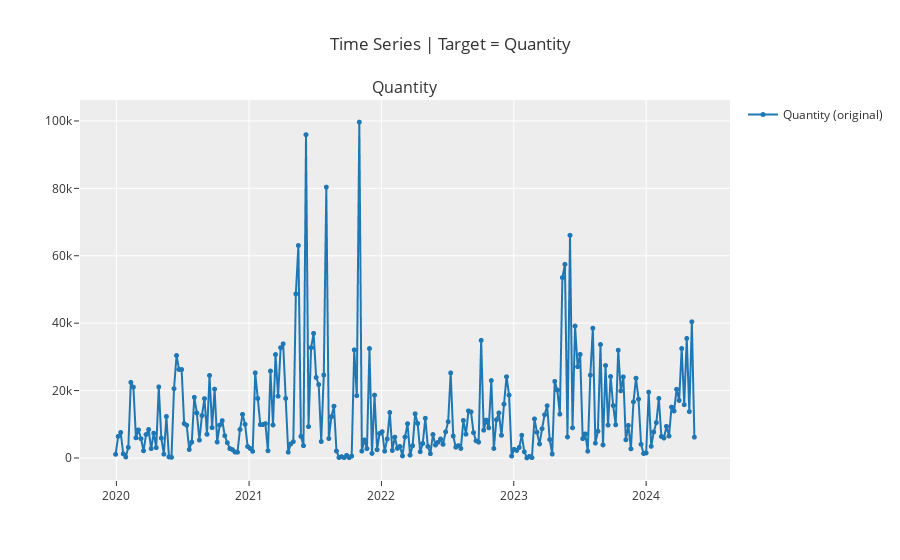

Notebook source saved alongside this figure:
### Code cell
exp.plot_model(plot="ts")

### Figure 1 — Plotly figure (JSON) as saved in the notebook; plotly's stock layout.template omitted (floating-point values rounded to 4 significant figures; data arrays with more than 128 entries replaced by an {"elided": "..."} marker saying what was removed)
{"data": [{"line": {"color": "rgb(31, 119, 180)", "width": 2}, "marker": {"color": "rgb(31, 119, 180)", "size": 5}, "mode": "lines+markers", "name": "Quantity (original)", "type": "scattergl", "x": {"elided": "229 str values"}, "xaxis": "x", "y": {"elided": "229 int values"}, "yaxis": "y"}], "layout": {"annotations": [{"font": {"size": 16}, "showarrow": false, "text": "Quantity", "x": 0.5, "xanchor": "center", "xref": "paper", "y": 1, "yanchor": "bottom", "yref": "paper"}], "showlegend": true, "title": {"text": "Time Series | Target = Quantity"}, "xaxis": {"anchor": "y", "domain": [0, 1]}, "yaxis": {"anchor": "x", "domain": [0, 1]}}}
